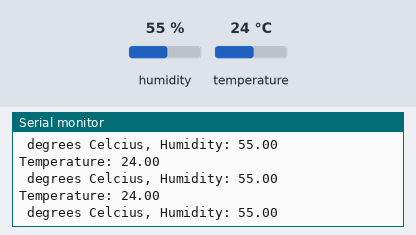
Recording of a sketch running on a simulated Arduino Uno, built with avr-gcc and run on an emulated ATmega328P. On the bench: the last lines printed to the serial monitor. The inputs (shaded band) are chosen by the test bench; at power-on: humidity 55 %, temperature 24 °C.

Above: at 2.8 s.
2.9 s: humidity set to 22 %
9.0 s: temperature set to 12 °C
At 9.6 s:
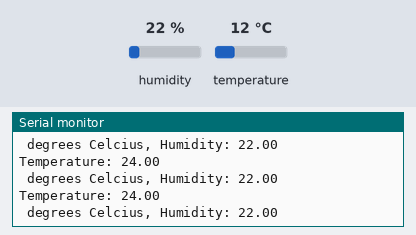
15.1 s: humidity set to 40 %
At 15.8 s:
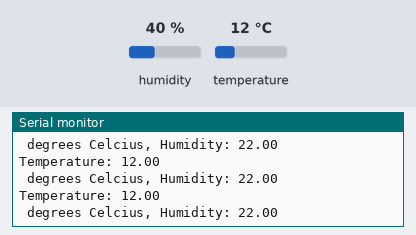
Timing chart, 0 to 18.1 s (numbered marks = the images above; inputs shaded):
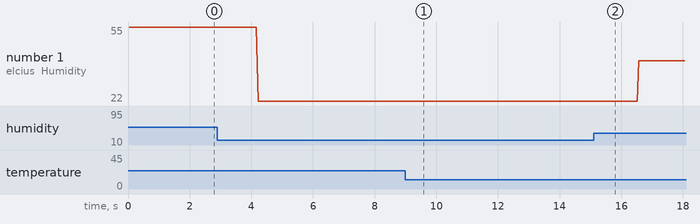

Measured:
- plotted number 1: 55 → 22 after the input at 2.9 s, 22 → 40 after the input at 15.1 s

The sketch:

temp_humidity_thingspeak_arduino.ino
```cpp
#include "DHT.h"  // Including library for dht

#define DHTPIN 8
#define DHTTYPE DHT11

DHT dht(DHTPIN, DHTTYPE);


void setup() {
  // put your setup code here, to run once:

   Serial.begin(9600);

  dht.begin();
}

void loop() {
  // put your main code here, to run repeatedly:
  float h = dht.readHumidity();
      float t = dht.readTemperature();

              if (isnan(h) || isnan(t))
                 {

                    if (isnan(h))
                    {
                      Serial.println("humidity prblm");

                    }
                    if (isnan(t))
                    {
                      Serial.println("temp prblm");

                    }
                     Serial.println("Failed to read from DHT sensor!");
                      return;
                 }else{
                  Serial.print("Temperature: ");
                             Serial.println(t);
                             Serial.print(" degrees Celcius, Humidity: ");
                             Serial.println(h);
                 }


}
```
